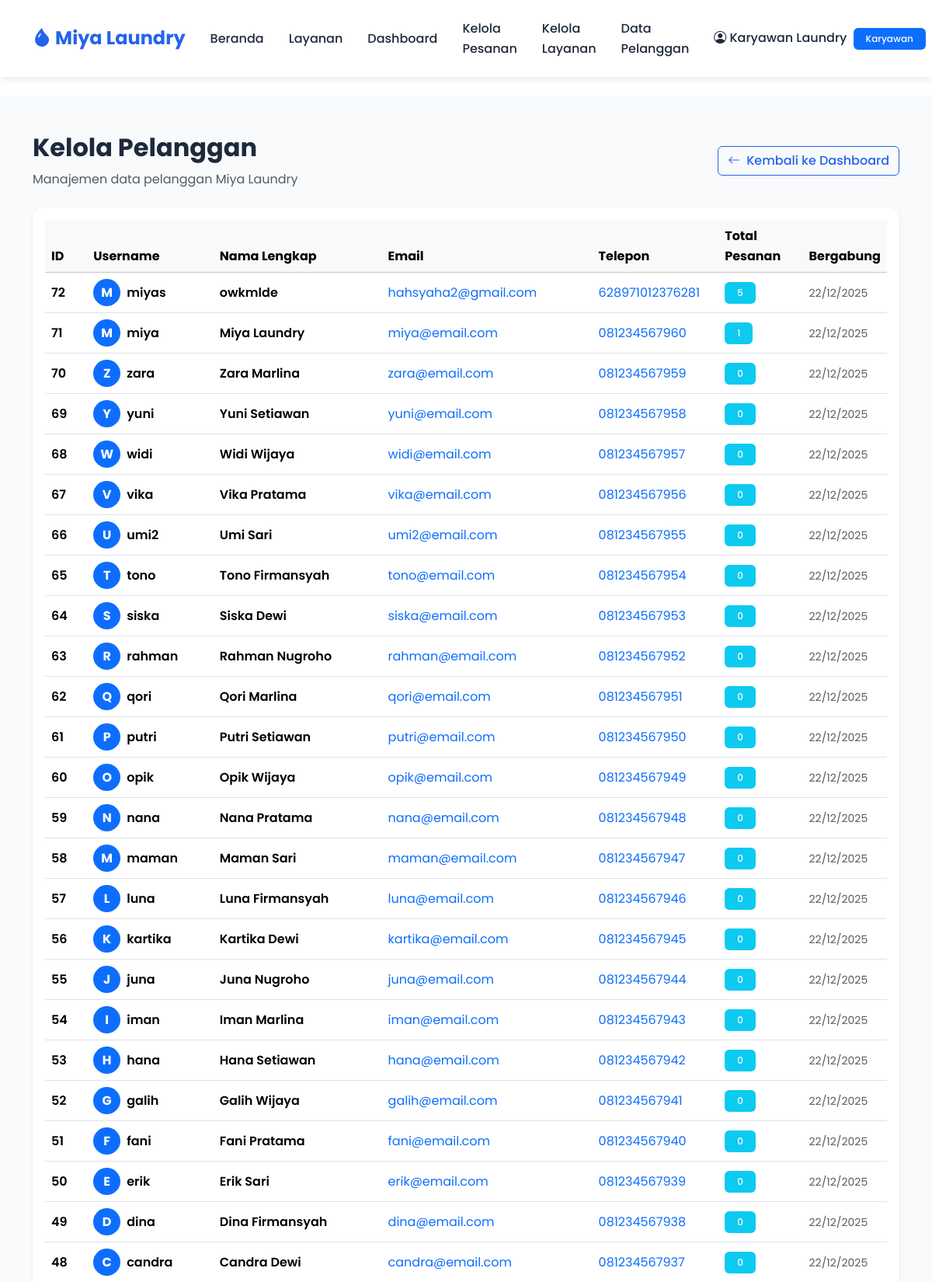
The page /admin/customers (signed in, upper part) on the database its author committed.
### app/models/models/user.py (models this page shows, shortened)
class User(UserMixin, database.Model):
    __tablename__ = 'users'
    id = database.Column(database.Integer, primary_key=True)
    username = database.Column(database.String(80), unique=True, nullable=False, index=True)
    email = database.Column(database.String(120), unique=True, nullable=False, index=True)
    password = database.Column(database.String(255), nullable=False)
    full_name = database.Column(database.String(100), nullable=False)
    phone = database.Column(database.String(20))
    address = database.Column(database.Text)
    created_at = database.Column(database.DateTime, default=datetime.utcnow)
    updated_at = database.Column(database.DateTime, default=datetime.utcnow, onupdate=datetime.utcnow)
    role_id = database.Column(database.Integer, database.ForeignKey('roles.id'), nullable=False)
    orders = database.relationship('ServiceOrder', backref='customer', lazy='dynamic')
    def is_karyawan(self):
        return self.role.name == 'Karyawan'

### app/models/models/role.py (models this page shows, shortened)
class Role(database.Model):
    __tablename__ = 'roles'
    id = database.Column(database.Integer, primary_key=True)
    name = database.Column(database.String(50), unique=True, nullable=False)
    description = database.Column(database.String(200))
    created_at = database.Column(database.DateTime, default=datetime.utcnow)
    users = database.relationship('User', backref='role', lazy='dynamic')

### app/models/routes/admin.py (the view)
@admin_blueprint.route('/customers')
@login_required
@karyawan_required
def manage_customers():
    customers = User.query.filter_by(role_id=2).order_by(User.created_at.desc()).all()  # role_id 2 = Customer
    return render_template('admin/manage_customers.html', customers=customers)

### app/models/routes/admin.py (called while the page is built)
def karyawan_required(function):
    @wraps(function)
    def decorated_function(*args, **kwargs):
        if not current_user.is_authenticated:
            flash('Silakan login terlebih dahulu.', 'warning')
            return redirect(url_for('auth.login'))
        if not current_user.is_karyawan():
            flash('Anda tidak memiliki akses ke halaman ini. Hanya karyawan yang diizinkan.', 'danger')
            return redirect(url_for('main.index'))
        return function(*args, **kwargs)
    return decorated_function

### app/templates/admin/manage_customers.html (shortened to what this page needs)
{% extends 'base.html' %}
{% block content %}
<section class="py-5" style="background: #f8fafc; min-height: 100vh;">
    <div class="container">
        <div class="d-flex justify-content-between align-items-center mb-4">
            <div>
                <h2 class="fw-bold">Kelola Pelanggan</h2>
                <p class="text-muted mb-0">Manajemen data pelanggan Miya Laundry</p>
            </div>
            <a href="{{ url_for('admin.dashboard') }}" class="btn btn-outline-primary">
                <i class="bi bi-arrow-left me-2"></i>Kembali ke Dashboard
            </a>
        </div>
        <div class="card border-0 shadow-sm">
            <div class="card-body">
                <div class="table-responsive">
                    <table class="table table-hover align-middle">
                        <thead class="table-light">
                            <tr>
                                <th style="width: 5%;">ID</th>
                                <th style="width: 15%;">Username</th>
                                <th style="width: 20%;">Nama Lengkap</th>
                                <th style="width: 25%;">Email</th>
                                <th style="width: 15%;">Telepon</th>
                                <th style="width: 10%;">Total Pesanan</th>
                                <th style="width: 10%;">Bergabung</th>
                            </tr>
                        </thead>
                        <tbody>
                            {% for customer in customers %}
                            <tr>
                                <td class="fw-semibold">{{ customer.id }}</td>
                                <td>
                                    <div class="d-flex align-items-center">
                                        <div class="avatar-circle bg-primary text-white me-2" style="width: 35px; height: 35px; border-radius: 50%; display: flex; align-items: center; justify-content: center; font-weight: bold;">
                                            {{ customer.username[0].upper() }}
                                        </div>
                                        <span class="fw-semibold">{{ customer.username }}</span>
                                    </div>
                                </td>
                                <td class="fw-semibold">{{ customer.full_name }}</td>
                                <td>
                                    <a href="mailto:{{ customer.email }}" class="text-decoration-none">
                                        {{ customer.email }}
                                    </a>
                                </td>
                                <td>
                                    {% if customer.phone %}
                                    <a href="tel:{{ customer.phone }}" class="text-decoration-none">
                                        {{ customer.phone }}
                                    </a>
                                    {% else %}
                                    <span class="text-muted">-</span>
                                    {% endif %}
                                </td>
                                <td>
                                    <span class="badge bg-info">{{ customer.orders.count() }}</span>
                                </td>
                                <td>
                                    <small class="text-muted">
                                        {{ customer.created_at.strftime('%d/%m/%Y') }}
                                    </small>
                                </td>
                            </tr>
                            {% endfor %}
                        </tbody>
                    </table>
                </div>
            </div>
        </div>
    </div>
</section>
{% endblock %}

### app/templates/components/navbar.html (shortened to what this page needs)
<nav class="navbar navbar-expand-lg sticky-top">
    <div class="container">
        <a class="navbar-brand" href="{{ url_for('main.index') }}">
            <i class="bi bi-droplet-fill"></i> Miya Laundry
        </a>
        <div class="collapse navbar-collapse" id="navbarNav">
            <ul class="navbar-nav ms-auto align-items-center">
                <li class="nav-item">
                    <a class="nav-link" href="{{ url_for('main.index') }}">Beranda</a>
                </li>
                <li class="nav-item">
                    <a class="nav-link" href="{{ url_for('main.services') }}">Layanan</a>
                </li>
                {% if current_user.is_authenticated %}
                    {% if current_user.is_karyawan() %}
                        <li class="nav-item">
                            <a class="nav-link" href="{{ url_for('admin.dashboard') }}">Dashboard</a>
                        </li>
                        <li class="nav-item">
                            <a class="nav-link" href="{{ url_for('admin.manage_orders') }}">Kelola Pesanan</a>
                        </li>
                        <li class="nav-item">
                            <a class="nav-link" href="{{ url_for('admin.manage_services') }}">Kelola Layanan</a>
                        </li>
                        <li class="nav-item">
                            <a class="nav-link" href="{{ url_for('admin.manage_customers') }}">Data Pelanggan</a>
                        </li>
                    {% else %}
                        <li class="nav-item">
                            <a class="nav-link" href="{{ url_for('main.orders') }}">Pesanan Saya</a>
                        </li>
                    {% endif %}
                    <li class="nav-item dropdown">
                        <a class="nav-link dropdown-toggle" href="#" role="button" data-bs-toggle="dropdown">
                            <i class="bi bi-person-circle"></i> {{ current_user.full_name }}
                            <span class="badge bg-primary ms-1">{{ current_user.role.name }}</span>
                        </a>
                    </li>
                {% endif %}
            </ul>
        </div>
    </div>
</nav>

### app/templates/base.html (style rules this page uses)
:root { --primary-color: #2563eb; --secondary-color: #1e40af; --accent-color: #3b82f6; --text-dark: #1e293b; --text-light: #64748b; --bg-light: #f8fafc; --success-color: #10b981; --danger-color: #ef4444; }
* { margin: 0; padding: 0; box-sizing: border-box; }
body { font-family: 'Poppins', sans-serif; color: var(--text-dark); line-height: 1.6; }
.navbar { background: white; box-shadow: 0 2px 10px rgba(0,0,0,0.1); padding: 1rem 0; }
.navbar-brand { font-weight: 700; font-size: 1.5rem; color: var(--primary-color) !important; }
.nav-link { font-weight: 500; color: var(--text-dark) !important; margin: 0 0.5rem; transition: color 0.3s; }
.btn-outline-primary { color: var(--primary-color); border-color: var(--primary-color); font-weight: 500; }
.card { border: none; border-radius: 15px; box-shadow: 0 4px 15px rgba(0,0,0,0.08); transition: transform 0.3s, box-shadow 0.3s; }
.badge { padding: 0.5rem 1rem; font-weight: 500; }

### rows shown on the page
User: full_name "Karyawan Laundry"
Role: role.name "Karyawan"
User: id "72", username "M", username "miyas", full_name "owkmlde", email "hahsyaha2@gmail.com", phone "628971012376281", orders.count "5", created_at "22/12/2025"
User: id "71", username "M", username "miya", full_name "Miya Laundry", email "miya@email.com", phone "081234567960", orders.count "1", created_at "22/12/2025"
User: id "70", username "Z", username "zara", full_name "Zara Marlina", email "zara@email.com", phone "081234567959", orders.count "0", created_at "22/12/2025"
User: id "69", username "Y", username "yuni", full_name "Yuni Setiawan", email "yuni@email.com", phone "081234567958", orders.count "0", created_at "22/12/2025"
User: id "68", username "W", username "widi", full_name "Widi Wijaya", email "widi@email.com", phone "081234567957", orders.count "0", created_at "22/12/2025"
User: id "67", username "V", username "vika", full_name "Vika Pratama", email "vika@email.com", phone "081234567956", orders.count "0", created_at "22/12/2025"
User: id "66", username "U", username "umi2", full_name "Umi Sari", email "umi2@email.com", phone "081234567955", orders.count "0", created_at "22/12/2025"
User: id "65", username "T", username "tono", full_name "Tono Firmansyah", email "tono@email.com", phone "081234567954", orders.count "0", created_at "22/12/2025"
User: id "64", username "S", username "siska", full_name "Siska Dewi", email "siska@email.com", phone "081234567953", orders.count "0", created_at "22/12/2025"
User: id "63", username "R", username "rahman", full_name "Rahman Nugroho", email "rahman@email.com", phone "081234567952", orders.count "0", created_at "22/12/2025"
User: id "62", username "Q", username "qori", full_name "Qori Marlina", email "qori@email.com", phone "081234567951", orders.count "0", created_at "22/12/2025"
User: id "61", username "P", username "putri", full_name "Putri Setiawan", email "putri@email.com", phone "081234567950", orders.count "0", created_at "22/12/2025"
User: id "60", username "O", username "opik", full_name "Opik Wijaya", email "opik@email.com", phone "081234567949", orders.count "0", created_at "22/12/2025"
User: id "59", username "N", username "nana", full_name "Nana Pratama", email "nana@email.com", phone "081234567948", orders.count "0", created_at "22/12/2025"
User: id "58", username "M", username "maman", full_name "Maman Sari", email "maman@email.com", phone "081234567947", orders.count "0", created_at "22/12/2025"
User: id "57", username "L", username "luna", full_name "Luna Firmansyah", email "luna@email.com", phone "081234567946", orders.count "0", created_at "22/12/2025"
User: id "56", username "K", username "kartika", full_name "Kartika Dewi", email "kartika@email.com", phone "081234567945", orders.count "0", created_at "22/12/2025"
User: id "55", username "J", username "juna", full_name "Juna Nugroho", email "juna@email.com", phone "081234567944", orders.count "0", created_at "22/12/2025"
User: id "54", username "I", username "iman", full_name "Iman Marlina", email "iman@email.com", phone "081234567943", orders.count "0", created_at "22/12/2025"
User: id "53", username "H", username "hana", full_name "Hana Setiawan", email "hana@email.com", phone "081234567942", orders.count "0", created_at "22/12/2025"
User: id "52", username "G", username "galih", full_name "Galih Wijaya", email "galih@email.com", phone "081234567941", orders.count "0", created_at "22/12/2025"
User: id "51", username "F", username "fani", full_name "Fani Pratama", email "fani@email.com", phone "081234567940", orders.count "0", created_at "22/12/2025"
User: id "50", username "E", username "erik", full_name "Erik Sari", email "erik@email.com", phone "081234567939", orders.count "0", created_at "22/12/2025"
User: id "49", username "D", username "dina", full_name "Dina Firmansyah", email "dina@email.com", phone "081234567938", orders.count "0", created_at "22/12/2025"
User: id "48", username "C", username "candra", full_name "Candra Dewi", email "candra@email.com", phone "081234567937", orders.count "0", created_at "22/12/2025"
